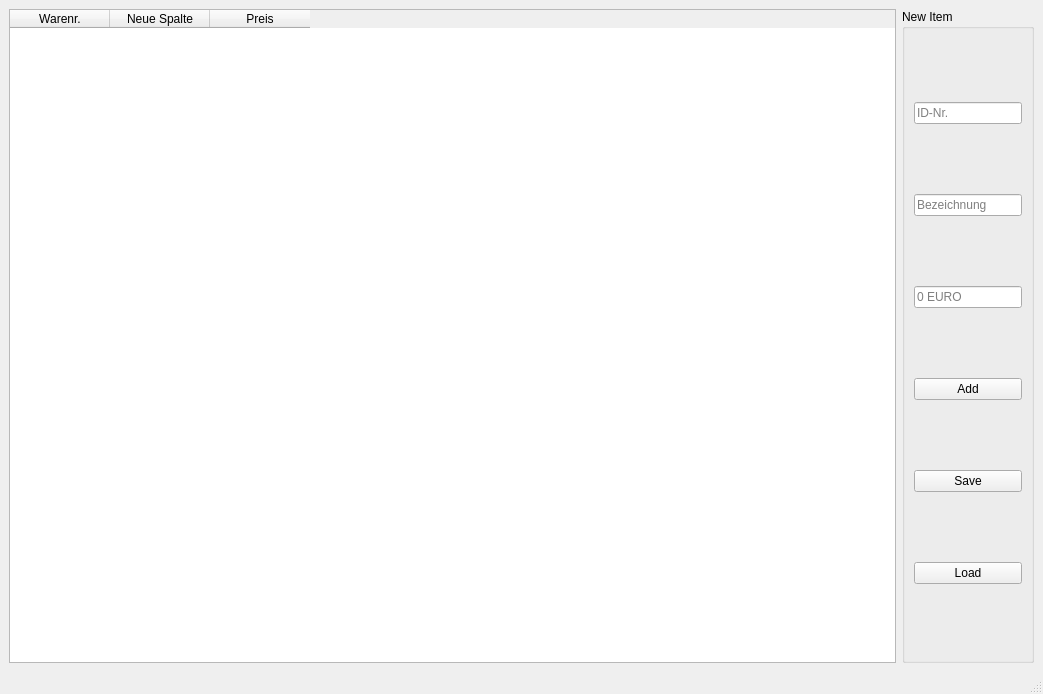
<?xml version="1.0" encoding="UTF-8"?>
<ui version="4.0">
 <class>MainWindow</class>
 <widget class="QMainWindow" name="MainWindow">
  <property name="geometry">
   <rect>
    <x>0</x>
    <y>0</y>
    <width>1043</width>
    <height>694</height>
   </rect>
  </property>
  <property name="windowTitle">
   <string>MainWindow</string>
  </property>
  <widget class="QWidget" name="centralwidget">
   <layout class="QHBoxLayout" name="horizontalLayout" stretch="0,0">
    <item>
     <widget class="QTableWidget" name="table_pro">
      <property name="sortingEnabled">
       <bool>true</bool>
      </property>
      <column>
       <property name="text">
        <string>Warenr.</string>
       </property>
      </column>
      <column>
       <property name="text">
        <string>Neue Spalte</string>
       </property>
      </column>
      <column>
       <property name="text">
        <string>Preis</string>
       </property>
      </column>
     </widget>
    </item>
    <item>
     <widget class="QGroupBox" name="groupBox">
      <property name="sizePolicy">
       <sizepolicy hsizetype="Fixed" vsizetype="Preferred">
        <horstretch>0</horstretch>
        <verstretch>0</verstretch>
       </sizepolicy>
      </property>
      <property name="title">
       <string>New Item</string>
      </property>
      <layout class="QVBoxLayout" name="verticalLayout">
       <item>
        <widget class="QLineEdit" name="lineEdit_ID">
         <property name="placeholderText">
          <string>ID-Nr.</string>
         </property>
        </widget>
       </item>
       <item>
        <widget class="QLineEdit" name="lineEdit_bez">
         <property name="placeholderText">
          <string>Bezeichnung</string>
         </property>
        </widget>
       </item>
       <item>
        <widget class="QLineEdit" name="lineEdit_preis">
         <property name="placeholderText">
          <string>0 EURO</string>
         </property>
        </widget>
       </item>
       <item>
        <widget class="QPushButton" name="btn_add">
         <property name="text">
          <string>Add</string>
         </property>
        </widget>
       </item>
       <item>
        <widget class="QPushButton" name="btn_save">
         <property name="text">
          <string>Save</string>
         </property>
        </widget>
       </item>
       <item>
        <widget class="QPushButton" name="btn_load">
         <property name="text">
          <string>Load</string>
         </property>
        </widget>
       </item>
      </layout>
     </widget>
    </item>
   </layout>
  </widget>
  <widget class="QMenuBar" name="menubar">
   <property name="geometry">
    <rect>
     <x>0</x>
     <y>0</y>
     <width>1043</width>
     <height>22</height>
    </rect>
   </property>
  </widget>
  <widget class="QStatusBar" name="statusbar"/>
 </widget>
 <resources/>
 <connections/>
</ui>
